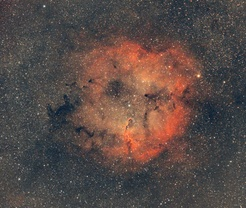
#> input picture img/gradient/Elephants_Trunk_Combined.jpg, 246 x 208 px, shrunk from 2262 x 1908 before the run, given in place of barnard_stacked_gradient.png, which was not available
$ jupyter execute testing.ipynb   (older library calls are emulated)   (text cells are left out)
#> lines starting #> are read from the running program, lines starting #| are printed output that depends on the picture; after the words box and inside, x2 and y2 are one past the last pixel; in counts of white or black regions, pixels touching at a corner belong together; pictures that were not available may be replaced by others from this repository, and a replacement may not be noted
[cell 1]
import cv2
import matplotlib
import matplotlib.pyplot as plt
import numpy as np

[cell 2]
# Chargement de l'image

# INPUT_FILE = 'img/input/barnard_stacked_gradient.png'
INPUT_NAME = "barnard_stacked_gradient.png"
INPUT_FILE = f"img/gradient/{INPUT_NAME}"

img = cv2.imread(INPUT_FILE)
#> img is the input picture: shape (208, 246, 3); mean B, G, R 70.6, 74.5, 88.8

[cell 3]
# Method 1 : Value threshold (HSV)

# Advantages: Easy to implement, fast, works well in most cases
# Disadvantages: Can remove bright pixels in the image

OUTPUT_FILE = f"img/output/{INPUT_NAME}_value_threshold.png"


# ----------------------------

def value_threshold(mask_val:int):
#> called with mask_val = 180
    mask = cv2.cvtColor(img, cv2.COLOR_BGR2HSV)
#> mask: shape (208, 246, 3); mean H, S, V 58.1, 51.2, 91.8
    # Filter out brightest pixels
    mask = cv2.inRange(mask, (0, 0, 0), (255, 255, mask_val))
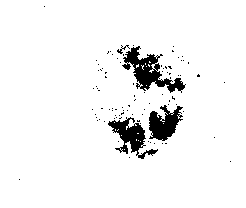
#> mask: shape (208, 246); 94.6% white; 89 black regions (85 under 20 px), largest, box (x1, y1, x2, y2) and area: (122, 46, 186, 93) 1078, (108, 117, 158, 159) 781, (149, 105, 183, 141) 723, (117, 45, 130, 54) 34

    # Substract mask from image
    mask = cv2.bitwise_not(mask)
    res = cv2.bitwise_and(img, img, mask=mask)
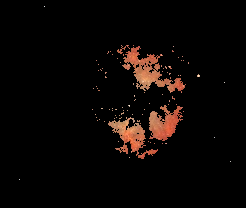
#> res: shape (208, 246, 3); mean B, G, R 4.5, 6.2, 10.8
    return res


res = value_threshold(180)
plt.imshow(np.hstack([img, res]))

cv2.imwrite(OUTPUT_FILE, res)
#> Out = True
#> `[cell 3] # Method 1 : Value threshold (HSV)  # Advantages: Easy to imp..`:
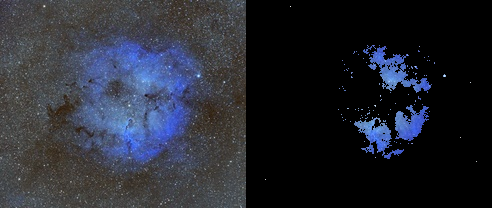
#> shown: shape (208, 492, 3); mean R, G, B 37.6, 40.4, 49.8


# [16 lines of commented-out code are left out]

$ run again, on img/gradient/image0.jpg
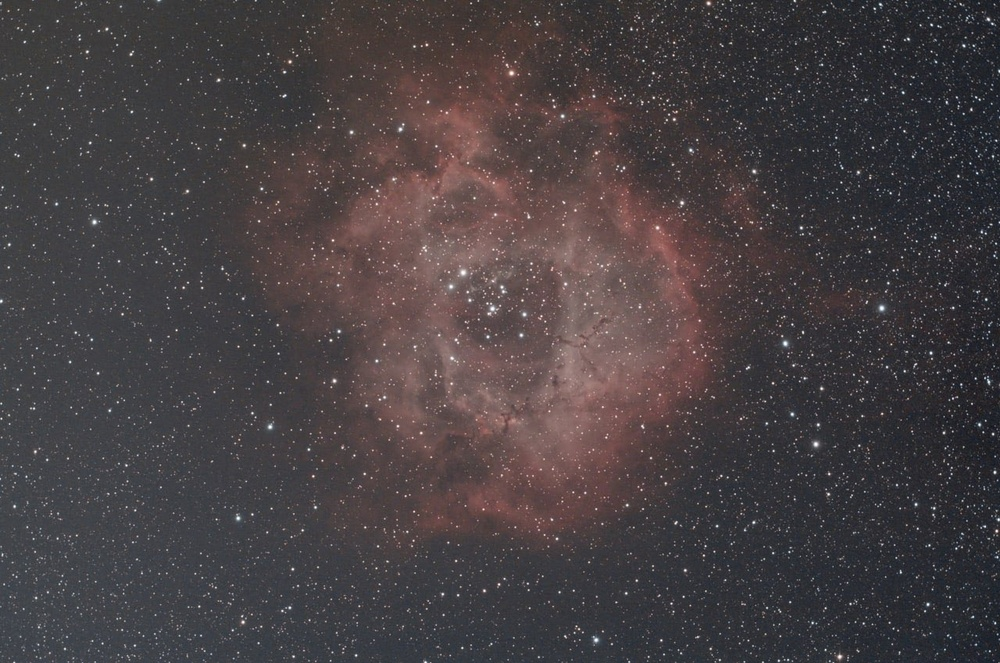
#> input picture img/gradient/image0.jpg, 1000 x 663 px, shrunk from 1280 x 849 before the run, given in place of barnard_stacked_gradient.png, which was not available
#> img is the input picture: shape (663, 1000, 3); mean B, G, R 66.4, 64.1, 71
#> in value_threshold, `mask = cv2.inRange(mask, (0, 0, 0), (255, 255, mask_val))`:
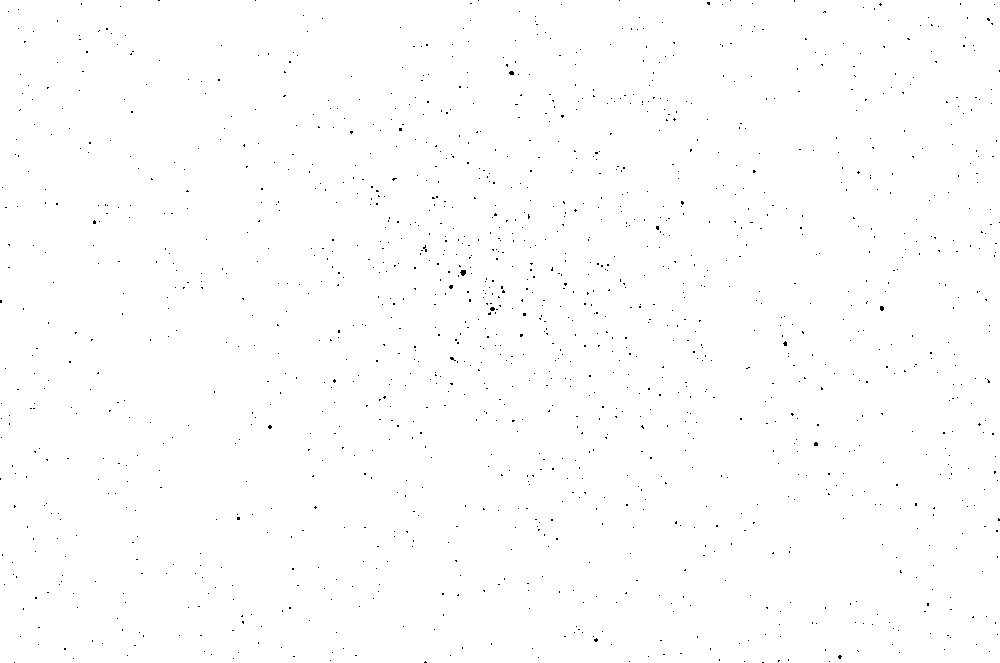
#> mask: shape (663, 1000); 99.6% white; black in thin lines or dots
#> Out = True
#> `[cell 3] # Method 1 : Value threshold (HSV)  # Advantages: Easy to imp..`:
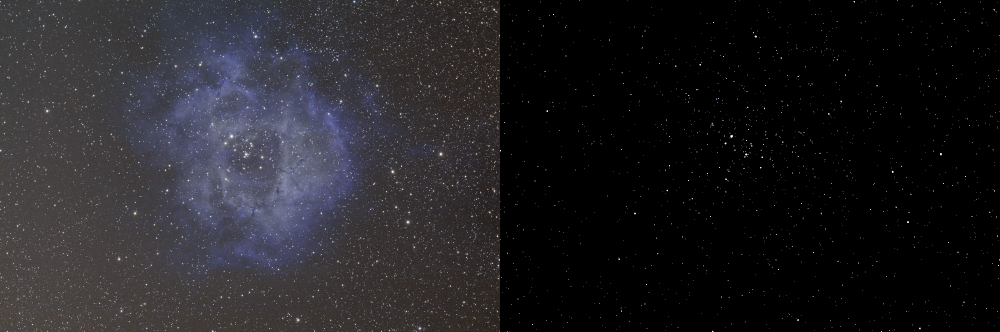
#> shown: shape (663, 2000, 3) (shown at 1/2 size); mean R, G, B 33.6, 32.4, 35.9

$ run again, on img/gradient/unknown (1).png
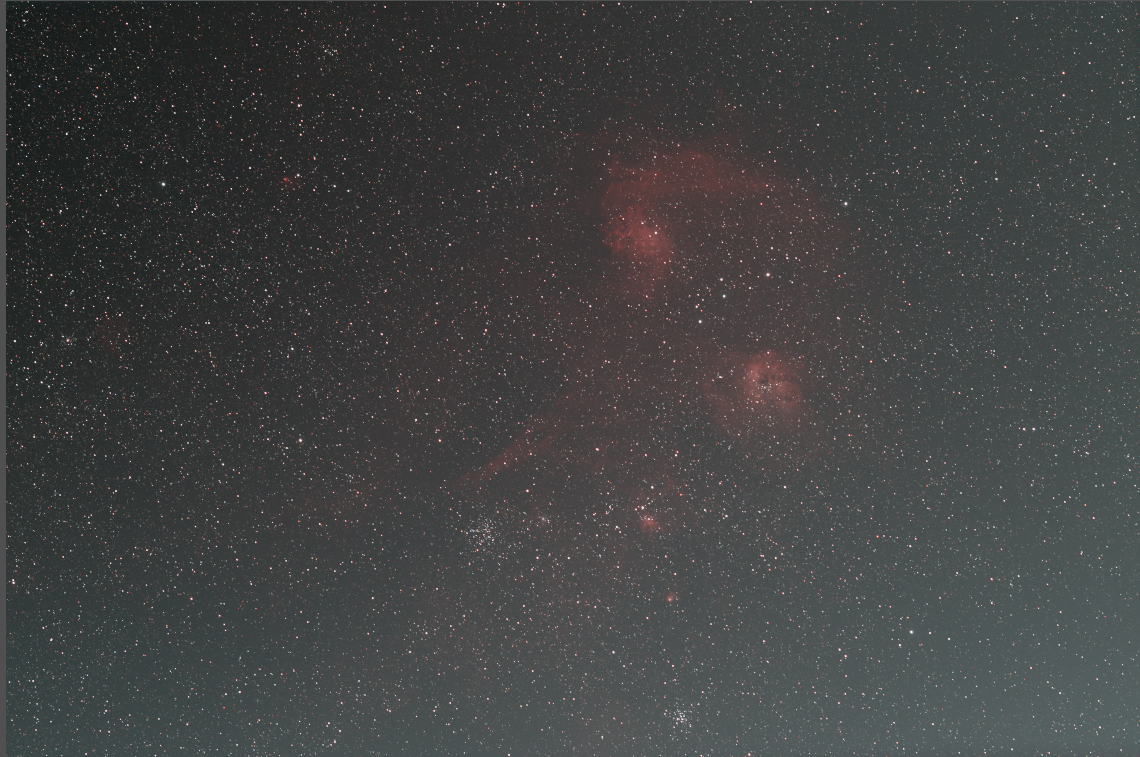
#> input picture img/gradient/unknown (1).png, 1140 x 757 px, given in place of barnard_stacked_gradient.png, which was not available
#> img is the input picture: shape (757, 1140, 3); mean B, G, R 66, 66.1, 65.2
#> in value_threshold, `mask = cv2.inRange(mask, (0, 0, 0), (255, 255, mask_val))`:
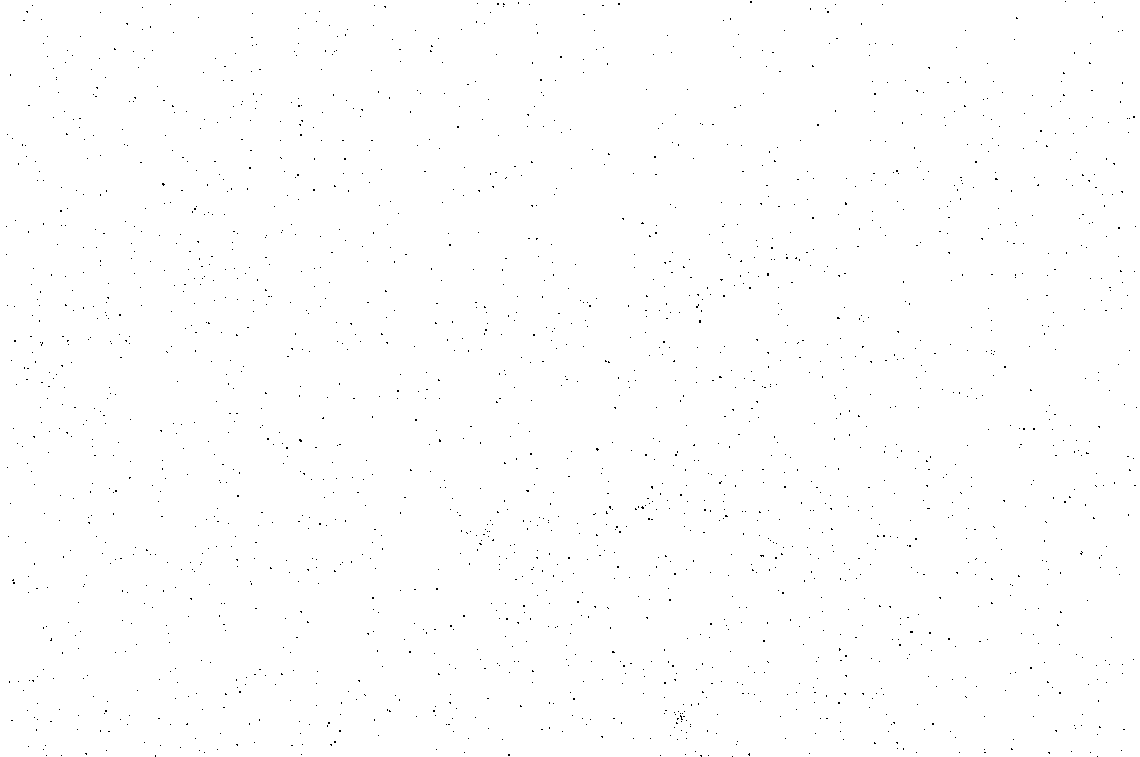
#> mask: shape (757, 1140); 99.6% white; black in thin lines or dots
#> Out = True
#> `[cell 3] # Method 1 : Value threshold (HSV)  # Advantages: Easy to imp..`:
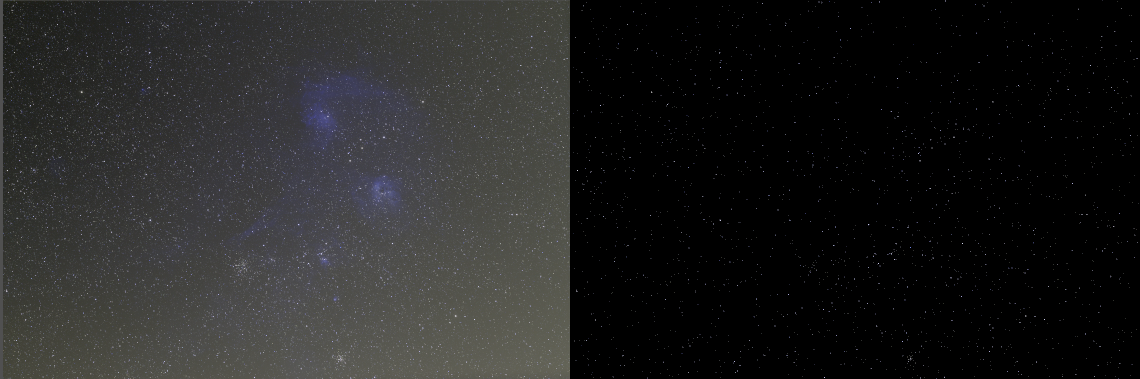
#> shown: shape (757, 2280, 3) (shown at 1/2 size); mean R, G, B 33.3, 33.4, 32.9

$ run again, on img/gradient/unknown (2).png
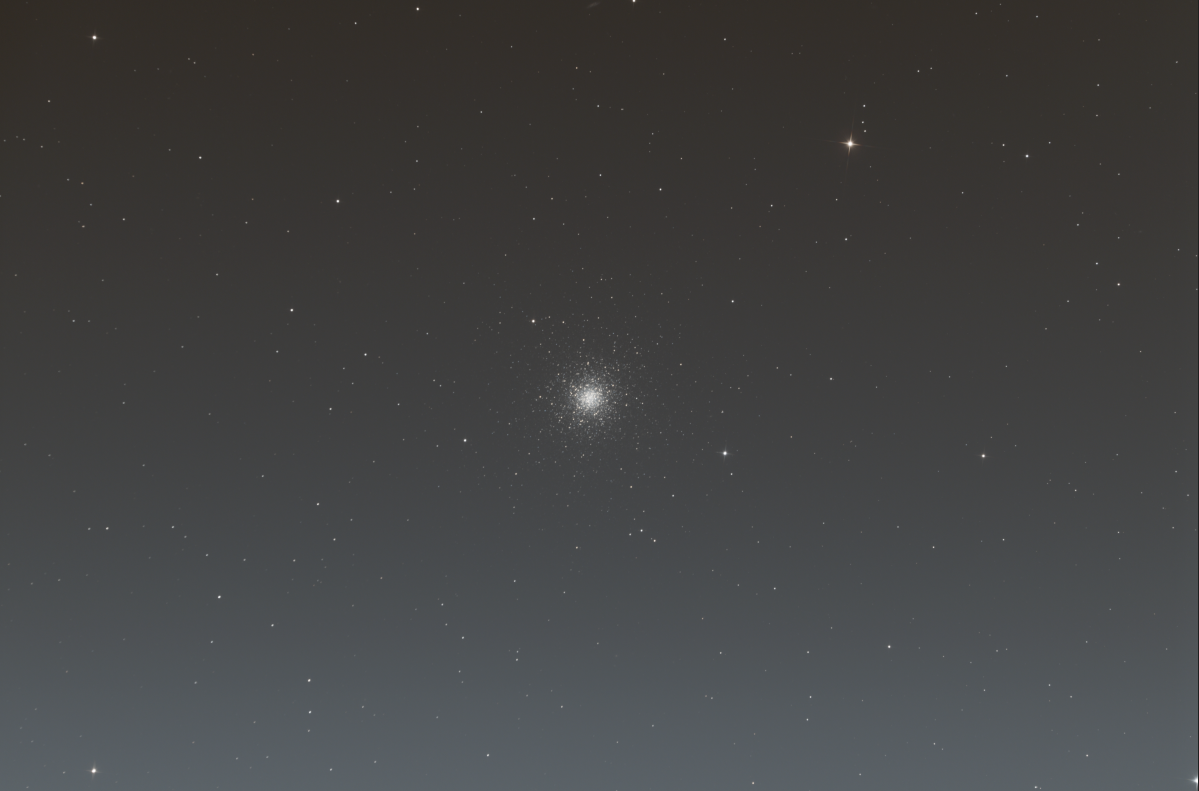
#> input picture img/gradient/unknown (2).png, 1199 x 791 px, given in place of barnard_stacked_gradient.png, which was not available
#> img is the input picture: shape (791, 1199, 3); mean B, G, R 66.7, 66.6, 66.2
#> in value_threshold, `mask = cv2.inRange(mask, (0, 0, 0), (255, 255, mask_val))`:
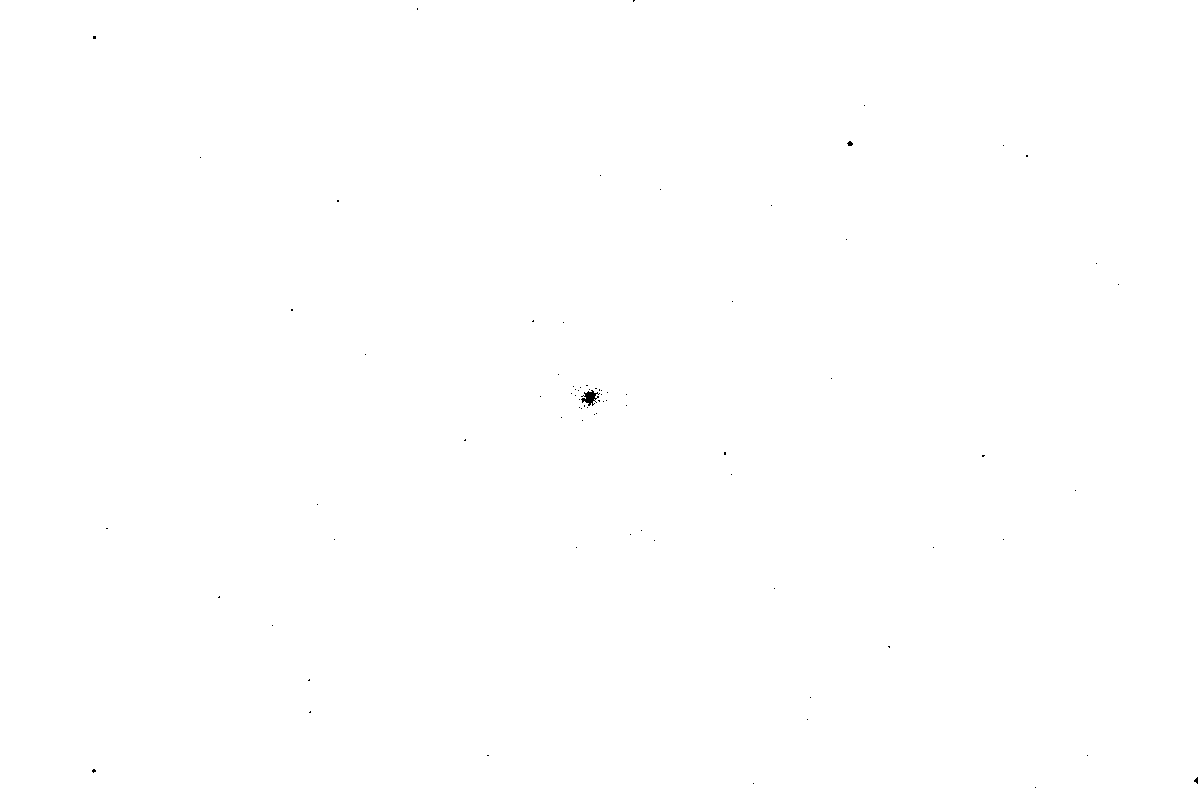
#> mask: shape (791, 1199); 100% white; 79 black regions (77 under 20 px), largest, box (x1, y1, x2, y2) and area: (581, 390, 600, 406) 152, (847, 141, 853, 146) 21
#> Out = True
#> `[cell 3] # Method 1 : Value threshold (HSV)  # Advantages: Easy to imp..`:
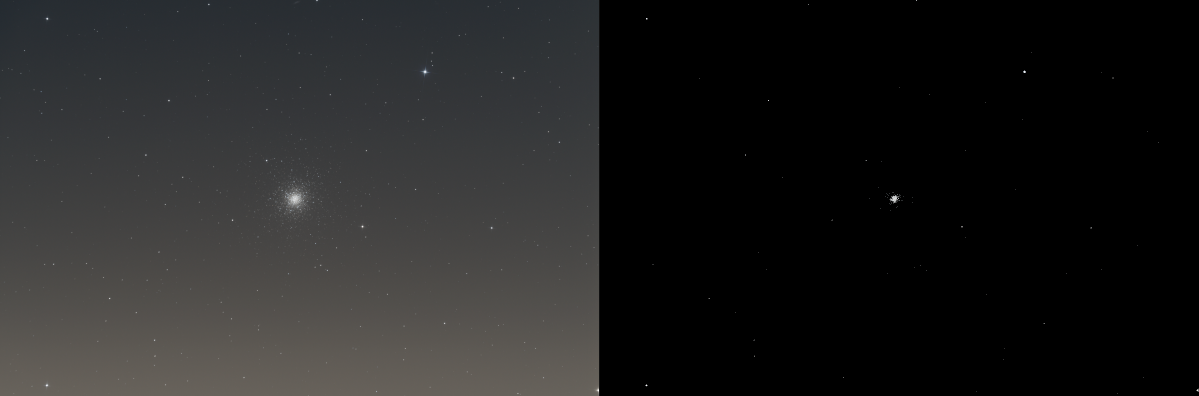
#> shown: shape (791, 2398, 3) (shown at 1/2 size); mean R, G, B 33.4, 33.3, 33.1
